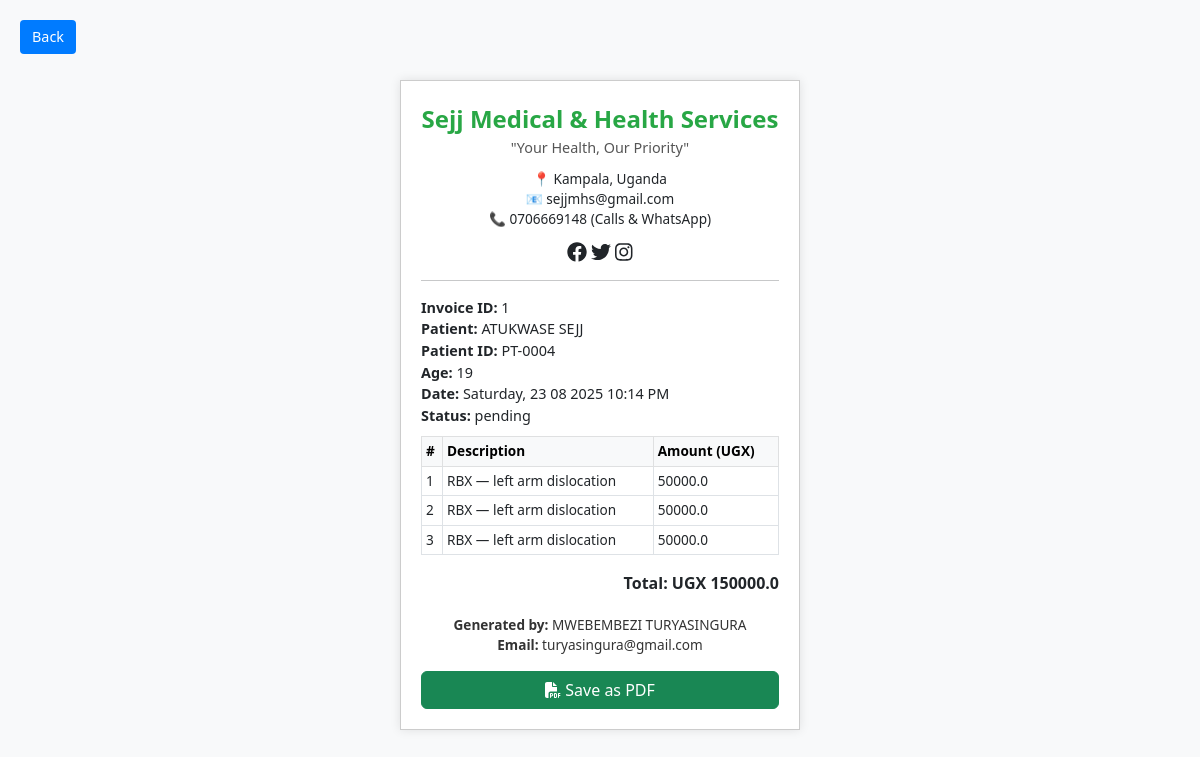
Page /accountant/invoice_summary/1 (signed in) on the committed database.
### tables this page shows
CREATE TABLE patients (
                id INTEGER PRIMARY KEY AUTOINCREMENT,
                first_name TEXT NOT NULL,
                last_name TEXT NOT NULL,
                gender TEXT NOT NULL,
                date_of_birth TEXT NOT NULL,
                age INTEGER,
                phone TEXT,
                email TEXT,
                address TEXT,
                emergency_contact TEXT,
                medical_history TEXT,
                allergies TEXT,
                blood_type TEXT,
                insurance_provider TEXT,
                insurance_number TEXT,
                registration_date TEXT NOT NULL
            , national_id TEXT, marital_status TEXT, next_of_kin TEXT, next_of_kin_contact TEXT, cell TEXT, village TEXT, subcounty TEXT, district TEXT, nationality TEXT, patient_type TEXT, referral_source TEXT, existing_conditions TEXT);

CREATE TABLE invoices (
                id INTEGER PRIMARY KEY AUTOINCREMENT,
                patient_id INTEGER NOT NULL,
                generated_by INTEGER NOT NULL,
                total_amount REAL NOT NULL,
                status TEXT DEFAULT 'pending',
                created_at TEXT DEFAULT (DATETIME('now')),
                FOREIGN KEY (patient_id) REFERENCES patients(id),
                FOREIGN KEY (generated_by) REFERENCES users(id)
            );

CREATE TABLE invoice_items (
                id INTEGER PRIMARY KEY AUTOINCREMENT,
                invoice_id INTEGER NOT NULL,
                item_type TEXT NOT NULL,
                item_id INTEGER,
                description TEXT,
                amount REAL NOT NULL,
                FOREIGN KEY (invoice_id) REFERENCES invoices(id)
            );

CREATE TABLE "users" (
    id INTEGER PRIMARY KEY AUTOINCREMENT,
    first_name TEXT NOT NULL,
    last_name TEXT NOT NULL,
    email TEXT NOT NULL UNIQUE,
    password TEXT NOT NULL,
    role_id INTEGER NOT NULL,
    profile_pic TEXT,
    FOREIGN KEY (role_id) REFERENCES roles(id)
);

### routes/accountant_routes.py (the view)
@accountant_bp.route('/invoice_summary/<int:invoice_id>')
def invoice_summary(invoice_id):
    role = session.get('role', '').upper()
    if 'user_id' not in session or role != 'ACCOUNTANT':
        flash('Access denied. Please log in as an accountant.', 'warning')
        return redirect(url_for('auth.role_login'))
    conn = get_db_connection()
    cursor = conn.cursor()
    cursor.execute("""
        SELECT invoices.*,
               patients.id AS patient_id,
               patients.first_name AS patient_first,
               patients.last_name AS patient_last,
               patients.age AS patient_age
        FROM invoices
        JOIN patients ON invoices.patient_id = patients.id
        WHERE invoices.id = ?
    """, (invoice_id,))
    invoice_row = cursor.fetchone()
    invoice = dict(invoice_row) if invoice_row else {}
    if invoice.get("created_at"):
        try:
            invoice["created_at"] = datetime.strptime(invoice["created_at"], "%Y-%m-%d %H:%M:%S")
        except ValueError:
            invoice["created_at"] = None
    cursor.execute("SELECT first_name, last_name, email FROM users WHERE id = ?", (invoice.get("generated_by"),))
    accountant = cursor.fetchone()
    if accountant:
        invoice["accountant_name"] = f"{accountant['first_name']} {accountant['last_name']}"
        invoice["accountant_email"] = accountant["email"]
    else:
        invoice["accountant_name"] = "Unknown"
        invoice["accountant_email"] = "N/A"
    cursor.execute("""
        SELECT description, amount
        FROM invoice_items
        WHERE invoice_id = ?
    """, (invoice_id,))
    items = cursor.fetchall()
    conn.close()
    return render_template('accountant/invoice_summary.html', invoice=invoice, items=items)

### utils/db.py (called while the page is built)
def get_db_connection():
    db_path = os.path.join(os.path.dirname(__file__), '..', 'hospital.db')
    db_path = os.path.abspath(db_path)  # ✅ Ensures full path
    conn = sqlite3.connect(db_path)
    conn.row_factory = sqlite3.Row     # ✅ Enables dict-like access to rows
    return conn

### templates/accountant/invoice_summary.html (shortened to what this page needs)
<!DOCTYPE html>
<html lang="en">
<head>
  <link href="https://cdn.jsdelivr.net/npm/bootstrap@5.3.0/dist/css/bootstrap.min.css" rel="stylesheet">
  <link href="https://cdnjs.cloudflare.com/ajax/libs/font-awesome/6.4.0/css/all.min.css" rel="stylesheet">
</head>
<body>
<button class="btn-back" onclick="history.back()">Back</button>
<div class="receipt">
  <div class="hospital-name">Sejj Medical & Health Services</div>
  <div class="motto">"Your Health, Our Priority"</div>
  <div class="contact-info">
    📍 Kampala, Uganda<br>
    📧 sejjmhs@gmail.com<br>
    📞 0706669148 (Calls & WhatsApp)
  </div>
  <div class="social-icons">
    <i class="fab fa-facebook fa-lg"></i>
    <i class="fab fa-twitter fa-lg"></i>
    <i class="fab fa-instagram fa-lg"></i>
  </div>
  <hr>
  <div class="invoice-details">
    <strong>Invoice ID:</strong> {{ invoice.id }}<br>
    <strong>Patient:</strong> {{ invoice.patient_first }} {{ invoice.patient_last }}<br>
    <strong>Patient ID:</strong> PT-{{ "%04d"|format(invoice.patient_id) }}<br>
    <strong>Age:</strong> {{ invoice.patient_age }}<br>
    <strong>Date:</strong> {{ invoice.created_at.strftime('%A, %d %m %Y %I:%M %p') }}<br>
    <strong>Status:</strong> {{ invoice.status }}
  </div>
  <table class="table table-sm table-bordered">
    <thead class="table-light">
      <tr>
        <th>#</th>
        <th>Description</th>
        <th>Amount (UGX)</th>
      </tr>
    </thead>
    <tbody>
      {% for item in items %}
      <tr>
        <td>{{ loop.index }}</td>
        <td>{{ item.description }}</td>
        <td>{{ item.amount }}</td>
      </tr>
      {% endfor %}
    </tbody>
  </table>
  <div class="text-end fw-bold mt-2">
    Total: UGX {{ invoice.total_amount }}
  </div>
  <div class="generated-by">
    <strong>Generated by:</strong> {{ invoice.accountant_name }}<br>
    <strong>Email:</strong> {{ invoice.accountant_email }}
  </div>
  <button class="btn btn-success btn-print" onclick="window.print()">
    <i class="fas fa-file-pdf"></i> Save as PDF
  </button>
</div>
</body>
</html>

### templates/accountant/invoice_summary.html (style rules this page uses)
body { font-family: 'Segoe UI', sans-serif; background-color: #f8f9fa; padding: 20px; position: relative; }
.btn-back { position: absolute; top: 20px; left: 20px; background-color: #007bff; color: white; border: none; padding: 6px 12px; font-size: 0.9rem; border-radius: 4px; z-index: 1000; }
.receipt { max-width: 400px; margin: 60px auto 20px auto; background: white; padding: 20px; border: 1px solid #ccc; box-shadow: 0 0 10px rgba(0,0,0,0.1); }
.hospital-name { color: #28a745; font-size: 1.5rem; font-weight: bold; text-align: center; }
.motto { font-size: 0.9rem; text-align: center; margin-bottom: 10px; color: #555; }
.contact-info { font-size: 0.85rem; text-align: center; margin-bottom: 10px; }
.social-icons { text-align: center; margin-bottom: 10px; }
.invoice-details { font-size: 0.9rem; margin-bottom: 10px; }
.table th, .table td { font-size: 0.85rem; }
.generated-by { font-size: 0.85rem; text-align: center; margin-top: 20px; margin-bottom: 10px; color: #333; }
.btn-print { display: block; width: 100%; margin-top: 15px; }

### rows in the picture
patients: patient_first "ATUKWASE", patient_last "SEJJ"
invoices: status "pending", total_amount "150000.0"
invoice_items: description "RBX — left arm dislocation", amount "50000.0"
invoice_items: description "RBX — left arm dislocation", amount "50000.0"
invoice_items: description "RBX — left arm dislocation", amount "50000.0"
users: accountant_email "turyasingura@gmail.com"

### other values in the picture
{{ invoice.id }} "1"
{{ "%04d"|format(invoice.patient_id) }} "0004"
{{ invoice.patient_age }} "19"
{{ invoice.created_at.strftime('%A, %d %m %Y %I:%M %p') }} "Saturday, 23 08 2025 10:14 PM"
{{ invoice.accountant_name }} "MWEBEMBEZI TURYASINGURA"
